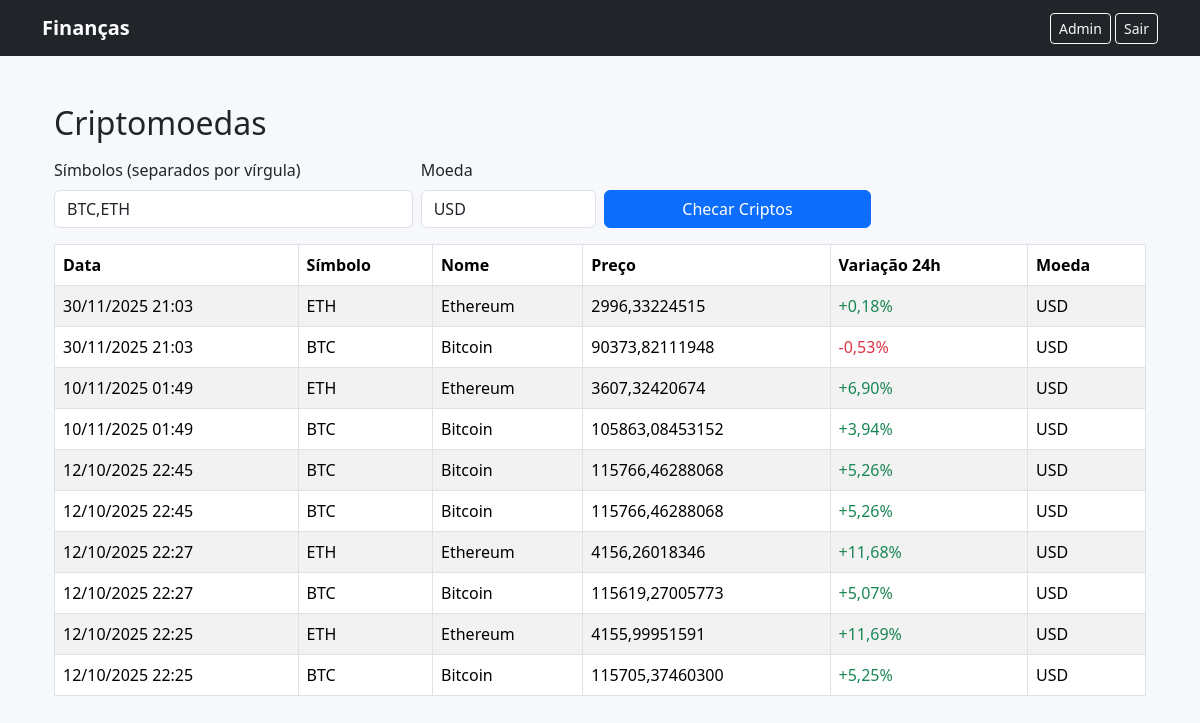
/criptos/ (signed in), run on the app's committed database.
### financas/models.py (models this page shows, shortened)
class CotacaoCripto(models.Model):
    simbolo = models.CharField("Símbolo", max_length=10, db_index=True)
    nome = models.CharField("Nome", max_length=50, blank=True, default="")
    moeda_fiat = models.CharField("Moeda Fiat", max_length=5, default="USD")
    preco = models.DecimalField("Preço", max_digits=20, decimal_places=8)
    variacao_24h = models.DecimalField(
        "Variação 24h (%)",
        max_digits=7,
        decimal_places=2,
        default=Decimal("0.00"),
    )
    data_consulta = models.DateTimeField(
        "Data da consulta", auto_now_add=True, db_index=True
    )
    class Meta:
        verbose_name = "Cotação de Cripto"
        verbose_name_plural = "Cotações de Cripto"
        ordering = ["-data_consulta", "simbolo"]

### financas/views.py (the view)
# urls.py: path("criptos/", views.criptos_view, name="criptos_view"),
@login_required
def criptos_view(request: HttpRequest) -> HttpResponse:
    historico = CotacaoCripto.objects.order_by("-data_consulta")[:50]
    return render(request, "financas/criptos.html", {"historico": historico})

### templates/financas/criptos.html (shortened to what this page needs)
{% extends "financas/base.html" %}
{% load static %}
{% block content %}
<div class="container py-4">
  <h2 class="mb-3">Criptomoedas</h2>
  <form id="form-criptos" class="row g-2 align-items-end mb-3">
    <div class="col-sm-6 col-md-4">
      <label for="symbols" class="form-label">Símbolos (separados por vírgula)</label>
      <input id="symbols" name="symbols" type="text" class="form-control" value="BTC,ETH" />
    </div>
    <div class="col-sm-4 col-md-2">
      <label for="convert" class="form-label">Moeda</label>
      <input id="convert" name="convert" type="text" class="form-control" value="USD" />
    </div>
    <div class="col-sm-12 col-md-3">
      <button id="btn-checar" type="button" class="btn btn-primary w-100">
        Checar Criptos
      </button>
    </div>
  </form>
  <div class="table-responsive">
    <table id="tabela-criptos" class="table table-striped table-bordered align-middle">
      <thead>
        <tr>
          <th>Data</th>
          <th>Símbolo</th>
          <th>Nome</th>
          <th>Preço</th>
          <th>Variação 24h</th>
          <th>Moeda</th>
        </tr>
      </thead>
      <tbody>
        {% for c in historico %}
        <tr>
          <td data-iso="{{ c.data_consulta|date:'c' }}">{{ c.data_consulta|date:"d/m/Y H:i" }}</td>
          <td>{{ c.simbolo }}</td>
          <td>{{ c.nome }}</td>
          <td>{{ c.preco }}</td>
          <td>
            {% if c.variacao_24h >= 0 %}<span class="text-success">+{{ c.variacao_24h }}%</span>
            {% else %}<span class="text-danger">{{ c.variacao_24h }}%</span>
            {% endif %}
          </td>
          <td>{{ c.moeda_fiat }}</td>
        </tr>
        {% empty %}
        <tr><td colspan="6" class="text-center text-muted">Sem histórico ainda. Clique em "Checar Criptos".</td></tr>
        {% endfor %}
      </tbody>
    </table>
  </div>
</div>
{% endblock %}

### templates/financas/base.html (style rules this page uses)
body { background: #f7f8fb; }
.table > :not(caption) > * > * { vertical-align: middle; }

### data on the page
CotacaoCripto: data_consulta "30/11/2025 21:03", simbolo "ETH", nome "Ethereum", preco "2996,33224515", variacao_24h "0,18", moeda_fiat "USD"
CotacaoCripto: data_consulta "30/11/2025 21:03", simbolo "BTC", nome "Bitcoin", preco "90373,82111948", variacao_24h "-0,53", moeda_fiat "USD"
CotacaoCripto: data_consulta "10/11/2025 01:49", simbolo "ETH", nome "Ethereum", preco "3607,32420674", variacao_24h "6,90", moeda_fiat "USD"
CotacaoCripto: data_consulta "10/11/2025 01:49", simbolo "BTC", nome "Bitcoin", preco "105863,08453152", variacao_24h "3,94", moeda_fiat "USD"
CotacaoCripto: data_consulta "12/10/2025 22:45", simbolo "BTC", nome "Bitcoin", preco "115766,46288068", variacao_24h "5,26", moeda_fiat "USD"
CotacaoCripto: data_consulta "12/10/2025 22:45", simbolo "BTC", nome "Bitcoin", preco "115766,46288068", variacao_24h "5,26", moeda_fiat "USD"
CotacaoCripto: data_consulta "12/10/2025 22:27", simbolo "ETH", nome "Ethereum", preco "4156,26018346", variacao_24h "11,68", moeda_fiat "USD"
CotacaoCripto: data_consulta "12/10/2025 22:27", simbolo "BTC", nome "Bitcoin", preco "115619,27005773", variacao_24h "5,07", moeda_fiat "USD"
CotacaoCripto: data_consulta "12/10/2025 22:25", simbolo "ETH", nome "Ethereum", preco "4155,99951591", variacao_24h "11,69", moeda_fiat "USD"
CotacaoCripto: data_consulta "12/10/2025 22:25", simbolo "BTC", nome "Bitcoin", preco "115705,37460300", variacao_24h "5,25", moeda_fiat "USD"
